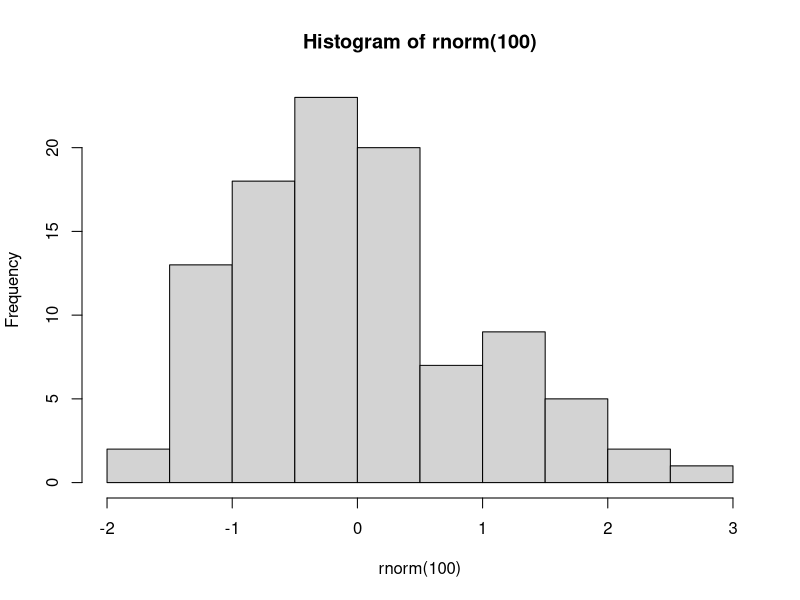
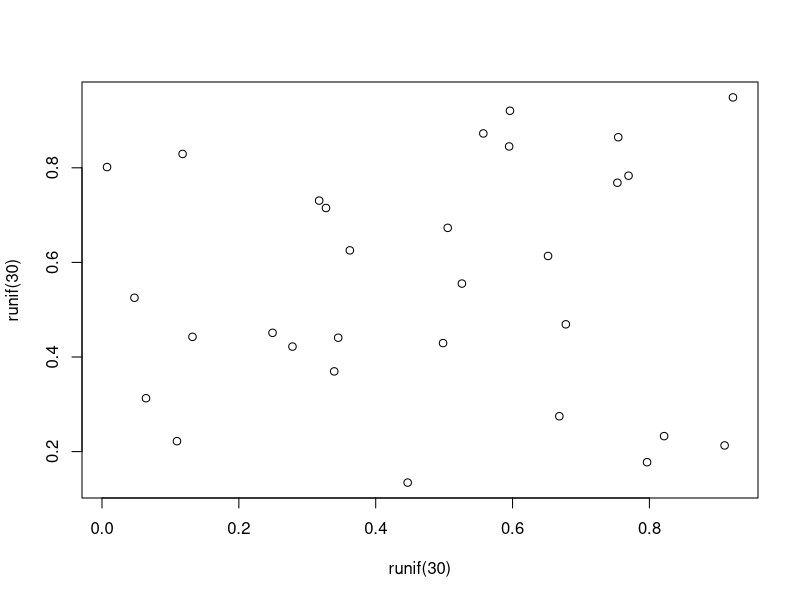
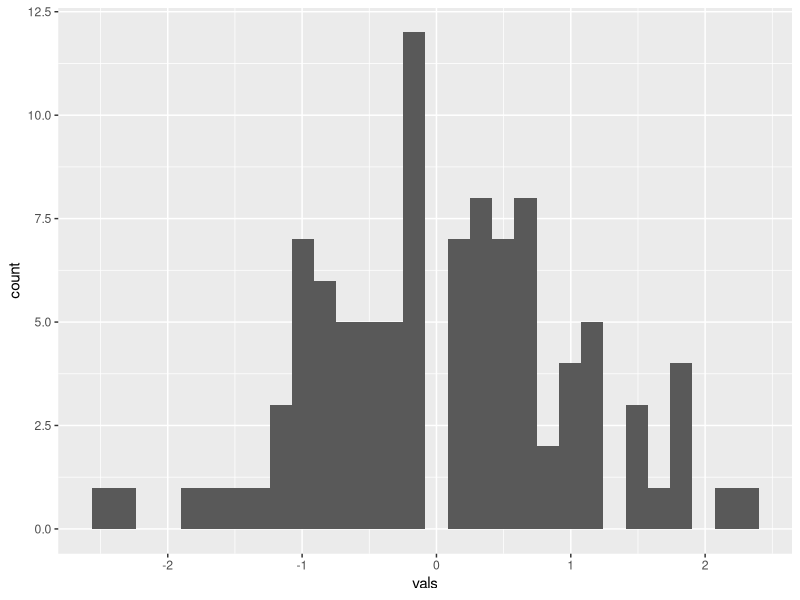
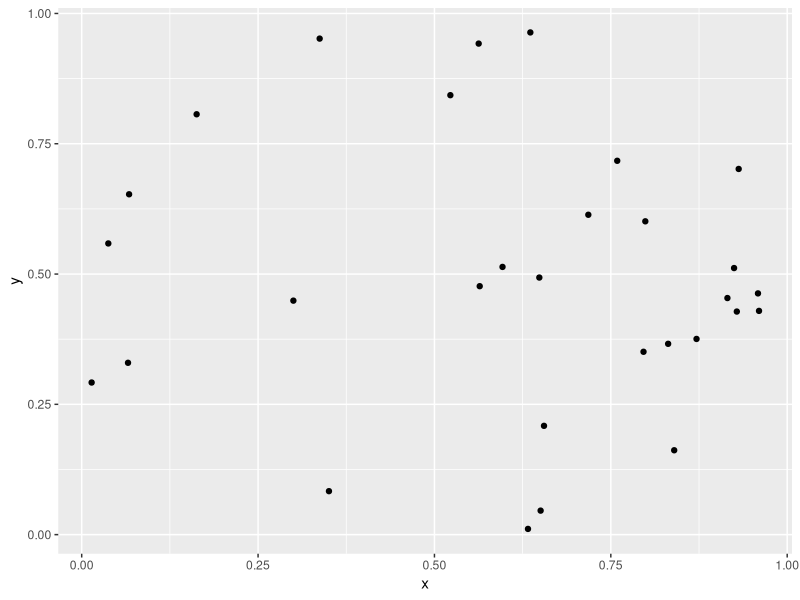
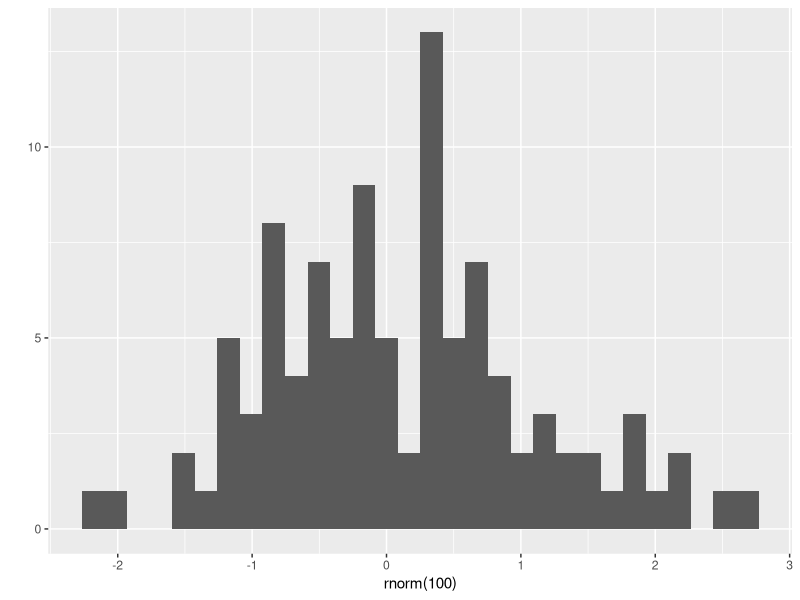
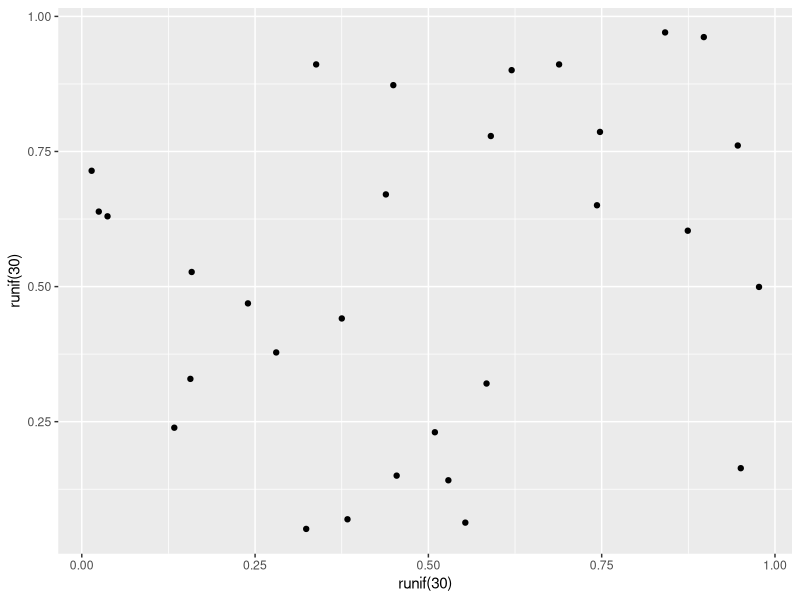
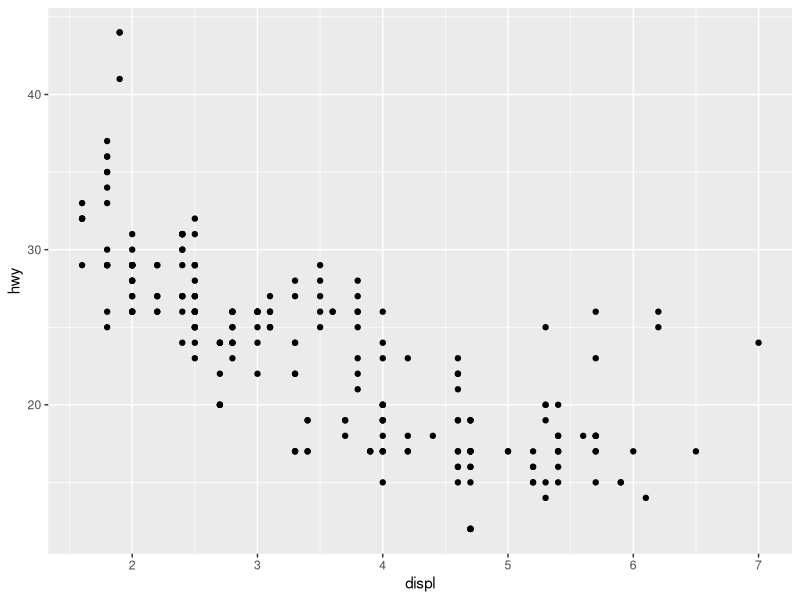
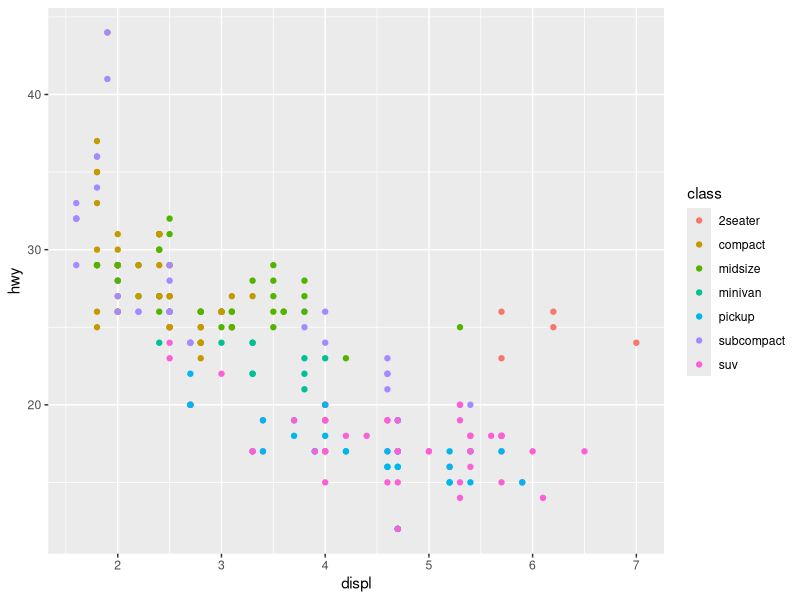

These charts were generated, in order, by the following R code:
## ---- chunk 1
knitr::opts_chunk$set(fig.height=5)
## ---- chunk 2
hist(rnorm(100))
## ---- chunk 3
plot(x=runif(30), y=runif(30))
## ---- chunk 4
library(ggplot2)
## ---- chunk 5
mydata<-data.frame(vals=rnorm(100)) ## ggplot expects a data.frame
ggplot(mydata, aes(vals))+geom_histogram()
## ---- chunk 6
mydata<-data.frame(x=runif(30), y=runif(30))
ggplot(mydata, aes(x, y))+geom_point()
## ---- chunk 7
qplot(rnorm(100))
## ---- chunk 8
qplot(runif(30), runif(30))
## ---- chunk 9
# using mpg data set that comes with ggplot2
ggplot(mpg, aes(displ, hwy)) + geom_point() 
## ---- chunk 10
ggplot(mpg, aes(displ, hwy, colour = class)) + geom_point() 
## ---- chunk 11
ggplot(mpg, aes(displ, hwy, colour = class)) + 
  geom_point() + geom_smooth(method="lm", se=FALSE)
## ---- chunk 12
ggplot(mpg, aes(displ, hwy, colour = class)) + 
  geom_point() + geom_smooth(method="lm", se=FALSE) + 
  facet_wrap(~class)
